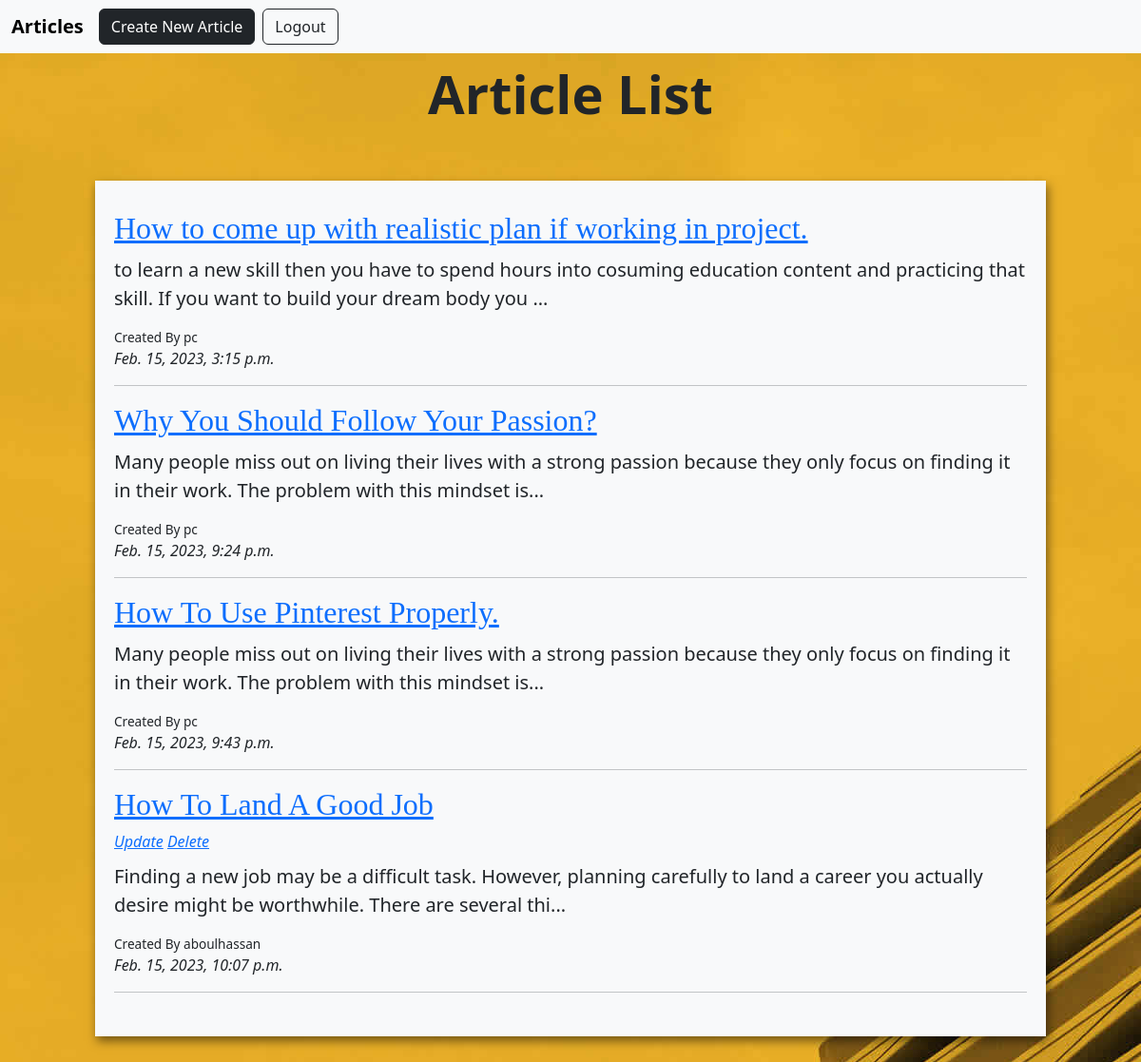
Screenshot of / (signed in) with the database file from the repository.
### app/models.py (models this page shows, shortened)
class Article(models.Model):
    title = models.CharField(max_length=100)
    slug = models.SlugField()
    body = models.TextField()
    date = models.DateTimeField(auto_now_add=True)
    photo = models.ImageField(default='default.png',blank=True)
    author = models.ForeignKey(User, default = None ,on_delete=models.CASCADE)
    def snippet(self):
        return self.body[:150]+ "..."

### app/views.py (the view)
# urls.py: path('', article_list, name="article_list"),
def article_list(request):
    articles = Article.objects.all().order_by("date")
    return render(request, "app/article_list.html", {'articles':articles})

### app/templates/app/article_list.html (shortened to what this page needs)
{% extends 'app/navbar.html' %}
{%load static%}
{%block content%}
        <p class='header'>Article List</p>
        <div class="container" id="article_list">
            {% for article in articles %}
                <div class="article">
                    <h2><a type="button" class="article_link" href="{%url 'articles:details' slug=article.slug%}">{{ article.title }}</a></h2>
                    {% if user.is_authenticated and user == article.author %}
                    <i><a href="{%url 'articles:update_article' id=article.id%}">Update</a></i>
                    <i><a href="{%url 'articles:delete_article' id=article.id%}">Delete</a></i>
                    {% endif %}
                    <p class= "snippet">{{ article.snippet }}</p>
                    <p class="author">Created By {{article.author}} </p>
                    <i>{{ article.date }}</i>
                    <hr>
                </div>
            {% endfor %}
        </div>
{% endblock content%}

### static/css/style.css (style rules this page uses)
#article_list { background-color: #F8F9FA; max-width: 1000px; margin: 50px auto; padding: 30px 20px; box-shadow: 2px 5px 10px rgba(0, 0, 0, 0.5); }
.header { font-family: 'Segoe UI', Tahoma, Geneva, Verdana, sans-serif; font-size: 3.5rem; text-align: center; font-weight: 800; }
h2, .h2 { font-size: 2rem; }
.snippet { margin-top: 1%; font-size: 1.25rem; font-weight: 500; }
body { background-image: url("/static/img/hero-bg.jpg"); }
.article_link { font-family: Cambria, Cochin, Georgia, Times, 'Times New Roman', serif; }
.author { font-size: 0.85rem; margin-bottom: -0.05%; }

### rows the page displays
Article: title "How to come up with realistic plan if working in project.", snippet "to learn a new skill then you have to spend hours into cosuming education content and practicing that skill. If you want to build your dream body you ...", author "pc", date "Feb. 15, 2023, 3:15 p.m."
Article: title "Why You Should Follow Your Passion?", snippet "Many people miss out on living their lives with a strong passion because they only focus on finding it in their work. The problem with this mindset is...", author "pc", date "Feb. 15, 2023, 9:24 p.m."
Article: title "How To Use Pinterest Properly.", snippet "Many people miss out on living their lives with a strong passion because they only focus on finding it in their work. The problem with this mindset is...", author "pc", date "Feb. 15, 2023, 9:43 p.m."
Article: title "How To Land A Good Job", shows "Update", snippet "Finding a new job may be a difficult task. However, planning carefully to land a career you actually desire might be worthwhile. There are several thi...", author "aboulhassan", date "Feb. 15, 2023, 10:07 p.m."
